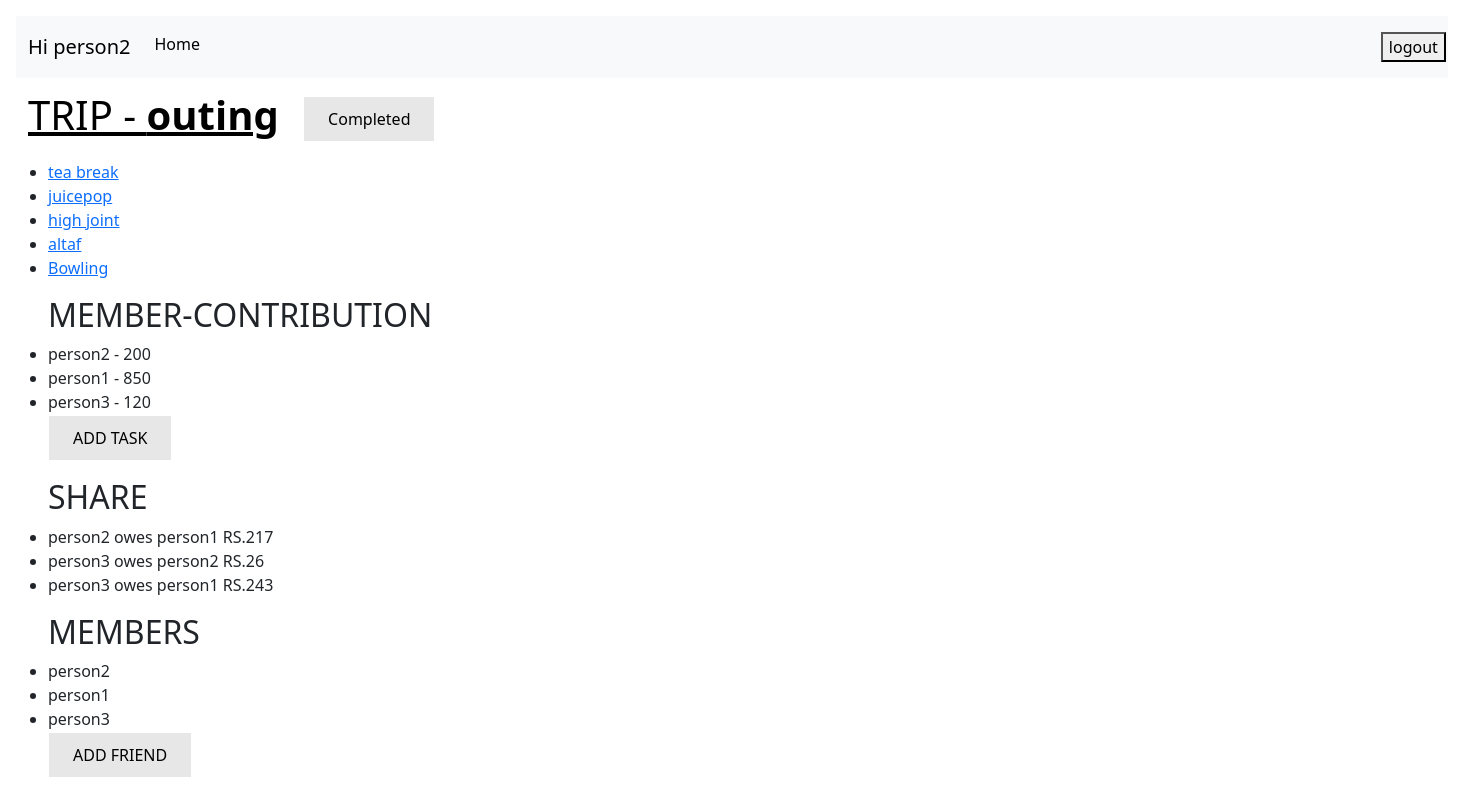
/trips/2 (signed in), run on the app's committed database.
### sbill/models.py (models this page shows, shortened)
class trip(models.Model):
    trip_name=models.CharField(max_length=100)
    trip_completed=models.BooleanField(default=False)
    user=models.ManyToManyField(User)

class tasks(models.Model):
    trip_name1 = models.ForeignKey(trip,on_delete=models.CASCADE, db_index=True)
    task=models.CharField(max_length=100)
    whopaid=models.CharField(max_length=100)
    taskexp=models.IntegerField()

class friend(models.Model):
    friends=models.CharField(max_length=100)
    user=models.ForeignKey(trip,on_delete=models.CASCADE)

### sbill/views.py (the view)
# urls.py: path('trips/<int:task_pk>',views.trippage,name='trippage'),
def trippage(request,task_pk):
    task = tasks.objects.filter(trip_name1 = task_pk)
    tp={}
    tp["tp1"]=task_pk
    friends=friend.objects.filter(user=task_pk)
    trips=trip.objects.filter(user=request.user)
    exp={}
    frnd=[]
    for i in friends:
        exp[i.friends]=0
        frnd.append(i.friends)
    for i in task:
        if(i.whopaid in exp):
            exp[i.whopaid]+=i.taskexp
    rlt=[]
    for i in range(len(frnd)):
        for j in range(i+1,len(frnd)):
            diff_amt=exp[frnd[i]]//len(frnd)-exp[frnd[j]]//len(frnd)
            if diff_amt>0:
                rlt.append(str(frnd[j]+" owes "+frnd[i]+" RS."+str(diff_amt)))
            elif diff_amt<0:
                rlt.append(str(frnd[i]+" owes "+frnd[j]+" RS."+str(0-diff_amt)))
    return render(request,'sbill/trippage.html',{'tasks':task,'tps':tp,'friends':friends,'trips':trips,'exps':exp,'result':rlt})

### sbill/templates/sbill/trippage.html (shortened to what this page needs)
{% extends 'sbill/base.html' %}
{% block content %}
<!doctype html>
<html lang="en">
  <head>
    <link href="https://cdn.jsdelivr.net/npm/bootstrap@5.3.2/dist/css/bootstrap.min.css" rel="stylesheet">
    <link href="https://getbootstrap.com/docs/5.3/assets/css/docs.css" rel="stylesheet">
  </head>
  <body class="p-3 m-0 border-0 bd-example m-0 border-0">
    <nav class="navbar navbar-expand-lg">
      <div class="container-fluid">
        {% if user.is_authenticated %}
        <a class="navbar-brand" href="{%url 'currentpage'%}">{% for a in trips %}
          {% if a.id == tps.tp1 %}
          <h1><u>TRIP - <b>{{a.trip_name}}</b></u></h1>
          {% endif %}
        {% endfor %}</a>
        {% endif %}
        <div class="collapse navbar-collapse" id="navbarNavAltMarkup">
          <div class="navbar-nav">&nbsp;&nbsp;
            <form action="{% url 'completed' tps.tp1 %}" method="POST">
              <button class="button button4" type='Submit'>Completed</button>
            </form>
          </div>
        </div>
      </div>
    </nav>
    <div class="grid-container">
        <div class="grid-item"><ul>
        {% for a in tasks %}
          <li>
            <a href="{% url 'updatetask' tps.tp1 a.id %}">{{a.task}}</a>
          </li>
        {% endfor %}
        </ul></div>
        </div>
        <div class="grid-container">
        <div class="grid-item"><ul>
          <h2>MEMBER-CONTRIBUTION</h2>
          {% for a,b in exps.items %}
             <li>{{a}} - {{b}}</li>
          {% endfor %}
          <a href="{% url 'addtask' tps.tp1 %}"><button class="button button4" type='Submit'>ADD TASK</button></a>
        </ul></div>
        </div>
        <div class="grid-container">
        <div class="grid-item"><ul>
          <h2>SHARE</h2>
          {% for a in result %}
          <li>{{a}}</li>
          {% endfor %}
        </ul></div>
        </div>
        <div class="grid-container">
        <div class="grid-item"><ul>
          <h2>MEMBERS</h2>
          {% for a in friends %}
            <li>{{a.friends}}</li>
          {% endfor %}
          <a href="{% url 'addfriend' tps.tp1 %}"><button class="button button4" type='Submit'>ADD FRIEND</button></a>
        </ul></div>
  </div>
  </body>
</html>
{% endblock %}

### sbill/templates/sbill/base.html (shortened to what this page needs)
<!doctype html>
<html lang="en">
  <head>
    <link href="https://cdn.jsdelivr.net/npm/bootstrap@5.3.2/dist/css/bootstrap.min.css" rel="stylesheet">
    <link href="https://getbootstrap.com/docs/5.3/assets/css/docs.css" rel="stylesheet">
  </head>
  <body class="p-3 m-0 border-0 bd-example m-0 border-0">
    <nav class="navbar navbar-expand-lg bg-body-tertiary">
      <div class="container-fluid">
        {% if user.is_authenticated %}
        <a class="navbar-brand" href="{%url 'currentpage'%}">Hi {{user}}</a>
        {% endif %}
        <div class="collapse navbar-collapse" id="navbarNavAltMarkup">
          <div class="navbar-nav">
            <a class="nav-link active"href="{%url 'currentpage'%}">Home</a>
            {% if user.is_authenticated %}
            <form class="nav-link" action="{% url 'logoutuser' %}" method="POST">
              <button type='Submit'>logout</button>
            </form>
            {% else %}
            <a class="nav-link" href="{% url 'signupuser' %}">SignUp</a>
            <a class="nav-link" href="{% url 'loginuser' %}">LogIn</a>
            {% endif %}
          </div>
        </div>
      </div>
    </nav>
  </body>
  {% block content %}{% endblock %}
</html>

### sbill/templates/sbill/trippage.html (style rules this page uses)
.button { background-color: #4CAF50; border: none; color: white; padding: 10px 24px; text-align: center; text-decoration: none; display: inline-block; font-size: 16px; margin: 2px 1px; cursor: pointer; }
.button4 { background-color: #e7e7e7; color: black; }

### data on the page
trip: trip_name "outing"
tasks: task "tea break"
tasks: task "juicepop"
tasks: task "high joint"
tasks: task "altaf"
tasks: task "Bowling"
friend: exps "person2", friends "person2"
friend: exps "person1", friends "person1"
friend: exps "person3", friends "person3"

### other printed values
{{ user }} "person2"
{{ b }} "200" "850" "120"
{{ a }} "person2 owes person1 RS.217" "person3 owes person2 RS.26" "person3 owes person1 RS.243"
